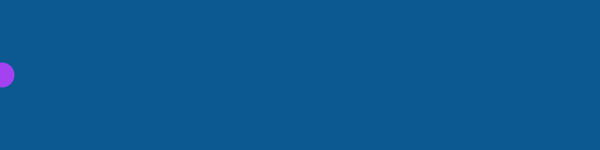
Frame 1 (no input)
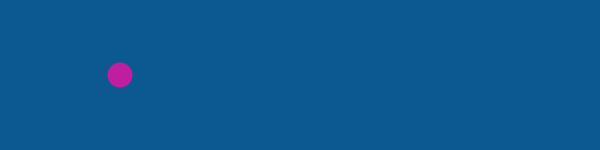
Frame 60 (the mouse pressed at the canvas centre just before this capture)
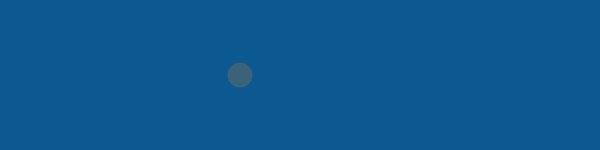
Frame 120 (the mouse held since frame 60 and released just before this capture)

The Processing sketch that drew these frames (run headless with seeded random() and noise(); from frame 60 on, the mouse is pressed at the canvas centre):

// Processing sketch: codingChallenge_functions
// ── codingChallenge_functions.pde
// functions August 2017


// no returned values or passed parameters
float x = 0; 
float y = 75; 
float speed = 2;
float diam = 25;

void setup() {
  size(600, 150);
}

void draw() {
  background(12, 89, 145);
  move();
  display();

  if (x > width/2) {
    doubleSpeed();
   println(x);
  }
}
// ── display.pde
void display() {
  noStroke();
  fill(random(255), random(255), random(255));
  ellipse(x, y, diam, diam);
}
// ── doubleSpeed.pde
void doubleSpeed() {
  speed = speed * 2;
}
// ── move.pde
void move() {
  x = x + speed;
}
